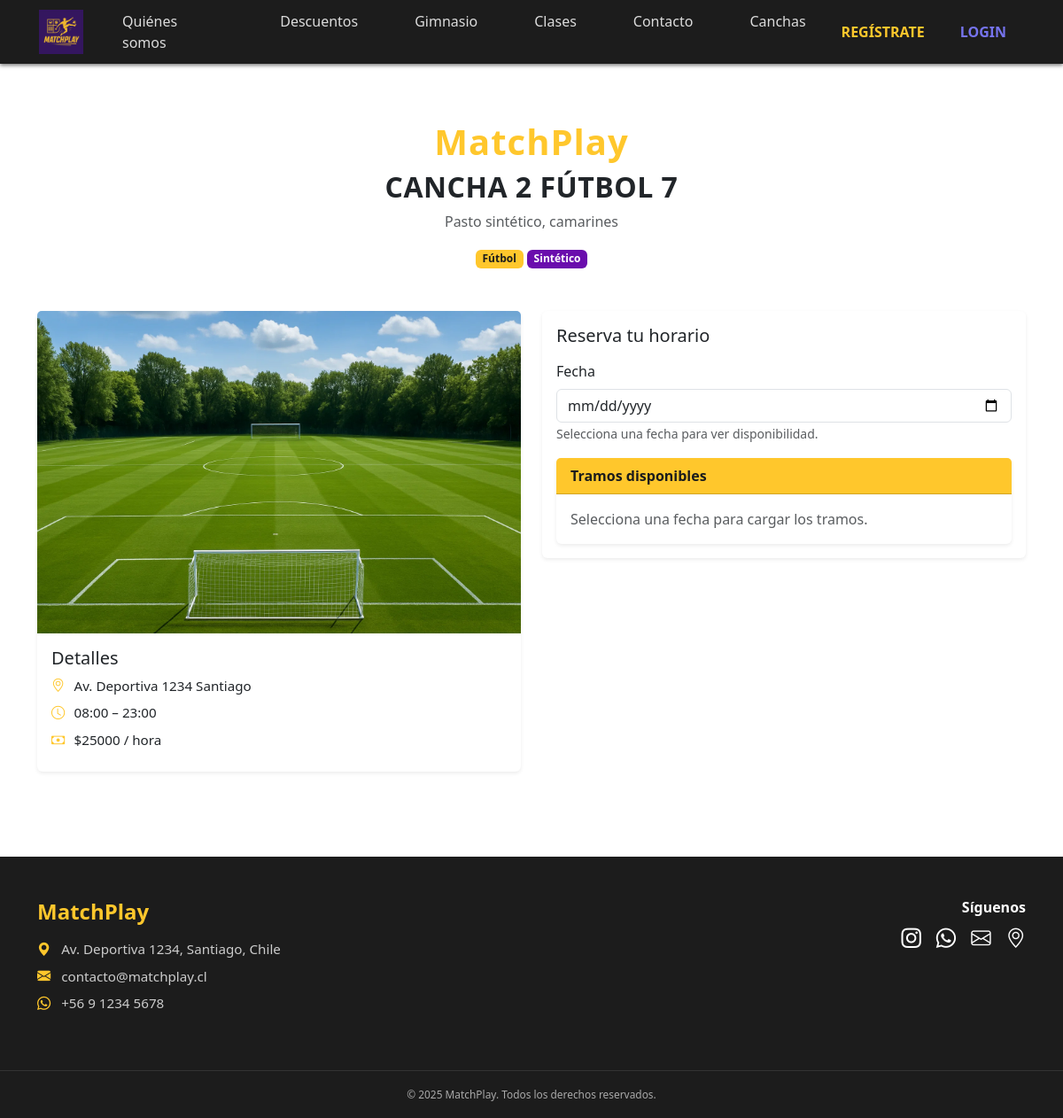
Page /canchas/2/ on the earlier database version.
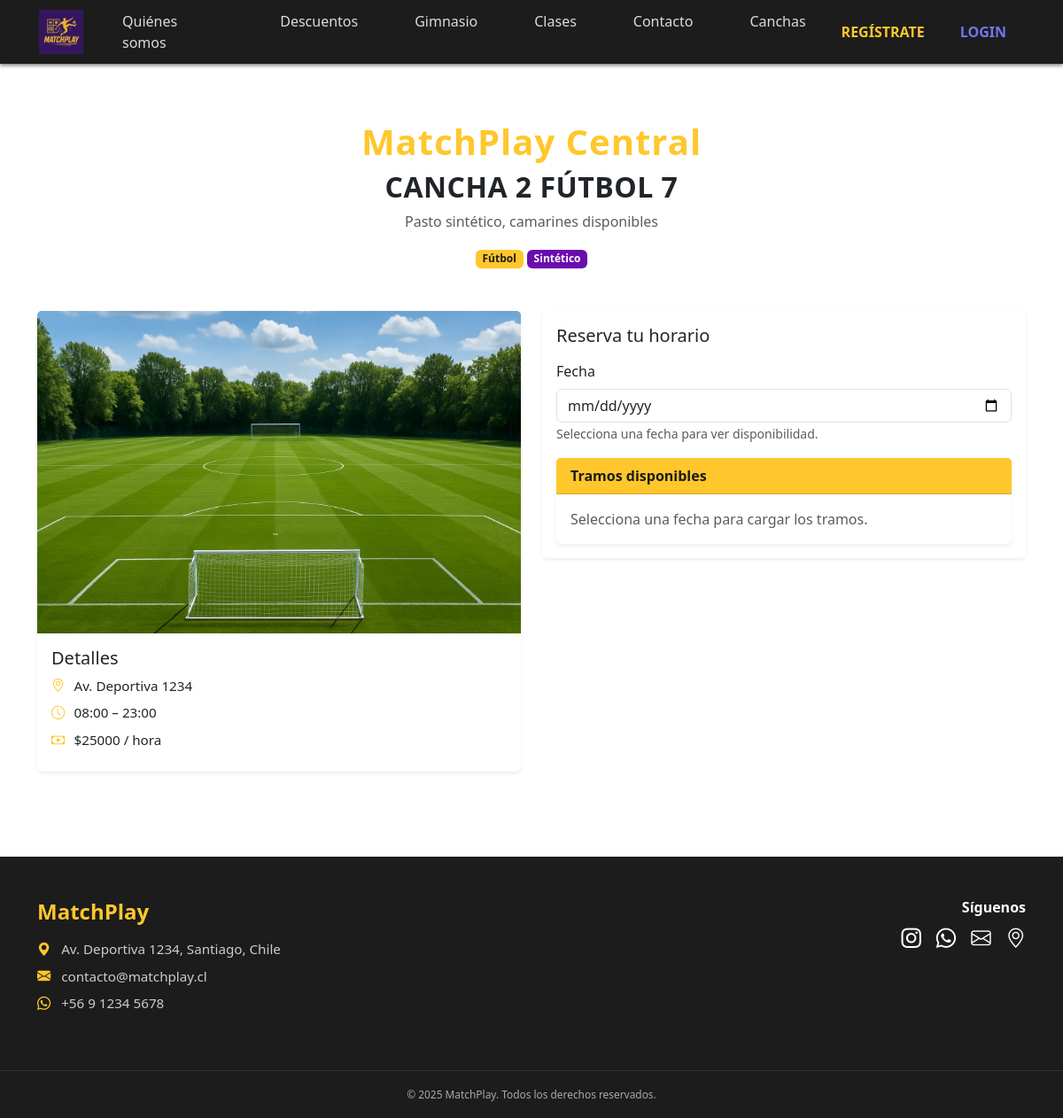
Same page on the later database version.
### core/models.py (models this page shows, shortened)
class Cancha(models.Model):
    class Deporte(models.TextChoices):
        FUTBOL = "FUTBOL", "Fútbol"
        TENIS = "TENIS", "Tenis"
        PADEL = "PADEL", "Pádel"
        MULTI = "MULTI", "Multicancha"
        OTRO = "OTRO", "Otro"
    recinto = models.ForeignKey(Recinto, on_delete=models.CASCADE, related_name="canchas")
    nombre = models.CharField(max_length=120)
    descripcion = models.TextField(blank=True)
    deporte = models.CharField(max_length=12, choices=Deporte.choices, default=Deporte.FUTBOL)
    tipo_superficie = models.CharField(max_length=60, blank=True)
    precio_hora = models.DecimalField(
        max_digits=10, decimal_places=2, default=0, validators=[MinValueValidator(0)]
    )
    duracion_tramo_min = models.PositiveIntegerField(
        default=60, validators=[MinValueValidator(15), MaxValueValidator(240)]
    )
    activa = models.BooleanField(default=True)
    creado_en = models.DateTimeField(auto_now_add=True)
    actualizado_en = models.DateTimeField(auto_now=True)
    class Meta:
        verbose_name = "Cancha"
        verbose_name_plural = "Canchas"
        unique_together = (("recinto", "nombre"),)
        ordering = ("recinto__nombre", "nombre")

class Recinto(models.Model):
    nombre = models.CharField(max_length=120)
    direccion = models.CharField(max_length=255, blank=True)
    comuna = models.CharField(max_length=120, blank=True)
    telefono = models.CharField(max_length=30, blank=True)
    email = models.EmailField(blank=True)
    url_maps = models.URLField(blank=True)
    hora_apertura = models.TimeField(default=time(8, 0))   # 08:00
    hora_cierre = models.TimeField(default=time(23, 0))    # 23:00
    activo = models.BooleanField(default=True)
    creado_en = models.DateTimeField(auto_now_add=True)
    actualizado_en = models.DateTimeField(auto_now=True)
    class Meta:
        verbose_name = "Recinto"
        verbose_name_plural = "Recintos"
        ordering = ("nombre",)

### core/views.py (the view, shortened to what this page needs)
# urls.py: path("canchas/<int:pk>/", views.cancha_detalle, name="cancha_detalle"),
def cancha_detalle(request, pk: int):
    cancha = get_object_or_404(
        Cancha.objects.select_related("recinto"), pk=pk, activa=True
    )
    fecha_actual = None
    reservas_del_dia = []
    tramos = []
    fecha_qs = request.GET.get("fecha")
    return render(
        request,
        "core/canchas/detalle.html",
        {
            "cancha": cancha,
            "fecha_actual": fecha_actual,
            "reservas_del_dia": reservas_del_dia,
            "tramos": tramos,
        },
    )

### core/templates/core/canchas/detalle.html (shortened to what the changed rows need)
{% extends "core/base.html" %}
{% load static %}
{% block content %}
<div class="container py-5">
  <div class="text-center mb-5">
    <h1 class="brand-title">
      <span class="brand-match">{{ cancha.recinto.nombre }}</span>
    </h1>
    <h2 class="section-heading">{{ cancha.nombre }}</h2>
    <p class="text-muted">{{ cancha.descripcion|default:"Cancha disponible para reservas" }}</p>
    <span class="badge badge-gold">{{ cancha.get_deporte_display }}</span>
    <span class="badge badge-purple">{{ cancha.tipo_superficie|default:"-" }}</span>
  </div>
  <div class="row g-4">
    <div class="col-md-6">
      <div class="card shadow-sm border-0">
        <div class="card-body">
          <ul class="list-unstyled cancha-info mb-0">
            <li><i class="bi bi-geo-alt"></i> {{ cancha.recinto.direccion }}</li>
            <li><i class="bi bi-clock"></i> {{ cancha.recinto.hora_apertura|time:"H:i" }} – {{ cancha.recinto.hora_cierre|time:"H:i" }}</li>
            <li><i class="bi bi-cash"></i> ${{ cancha.precio_hora|floatformat:0 }} / hora</li>
          </ul>
        </div>
      </div>
    </div>
  </div>
</div>
{% endblock %}

Differences in the rows shown:
changed Cancha "CANCHA 2 FÚTBOL 7": recinto.nombre "MatchPlay" → "MatchPlay Central"; descripcion "Pasto sintético, camarines" → "Pasto sintético, camarines disponibles"; recinto.direccion "Av. Deportiva 1234 Santiago" → "Av. Deportiva 1234"
